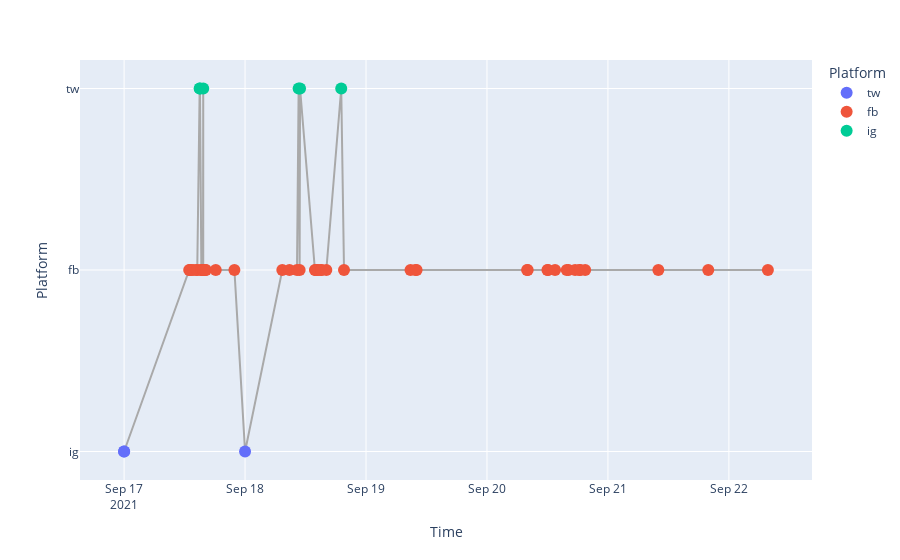

Source (notebook cell):
### Markdown cell above
Timeline of one image cross platform

### Code cell
selected_hash = '2551a5b85add964b'
df_one_hash = df[df['hash'] == selected_hash]

# Sort data by timestamp to connect dots chronologically
df_filtered = df_one_hash.sort_values(by='timestamp')

# Define the order of platforms
platform_order = ['ig', 'fb', 'tw']  # Change to your specific platform codes if different

# Convert platform to categorical type with a specific order
df_filtered['platform'] = pd.Categorical(df_filtered['platform'], categories=platform_order, ordered=True)

# Add a line trace with dark grey color connecting temporal succeeding dots (line comes first)
fig = px.line(
    df_filtered, 
    x='timestamp', 
    y='platform',  # Use platform directly (no jitter)
    line_shape='linear'
).update_traces(line_color='darkgrey')

# Now add the scatter plot on top (for bigger dots and color by platform)
scatter_fig = px.scatter(
    df_filtered,
    x='timestamp',             # Time of the post
    y='platform',              # Use platform directly (no jitter)
    color='platform',          # Color each point by platform (Instagram, Facebook, Twitter)
    hover_data=['img_id', 'party', 'name'],  # Additional hover data
    labels={'platform': 'Platform'},
    title=f'Timeline of Reposts for Image Hash: {selected_hash}',
    height=600,
    width=1000
).update_traces(marker=dict(size=12))  # Increase marker size here

# Combine the two plots: Line first, dots on top
fig.add_traces(scatter_fig.data)

# Update layout for better readability
fig.update_layout(
    yaxis_title='Platform',
    yaxis=dict(tickvals=list(range(len(platform_order))), ticktext=platform_order),  # Set y-ticks to fixed order
    xaxis_title='Time',
    legend_title='Platform',
    hovermode='closest',
)

# Show the plot
fig.show()

### Figure 1 — Plotly figure (JSON) as saved in the notebook; plotly's stock layout.template omitted (floating-point values rounded to 4 significant figures; data arrays with more than 128 entries replaced by an {"elided": "..."} marker saying what was removed)
{"data": [{"hovertemplate": "timestamp=%{x}<br>platform=%{y}<extra></extra>", "legendgroup": "", "line": {"color": "darkgrey", "dash": "solid", "shape": "linear"}, "marker": {"symbol": "circle"}, "mode": "lines", "name": "", "orientation": "v", "showlegend": false, "type": "scatter", "x": ["2021-09-17T00:00:00", "2021-09-17T00:00:00", "2021-09-17T12:54:58", "2021-09-17T13:05:42", "2021-09-17T13:09:52", "2021-09-17T13:41:26", "2021-09-17T14:22:12", "2021-09-17T14:30:53", "2021-09-17T14:59:37", "2021-09-17T15:03:05", "2021-09-17T15:19:55", "2021-09-17T15:23:09", "2021-09-17T15:36:49", "2021-09-17T15:39:16", "2021-09-17T15:42:00", "2021-09-17T15:42:09", "2021-09-17T15:55:41", "2021-09-17T16:05:46", "2021-09-17T16:13:48", "2021-09-17T18:10:58", "2021-09-17T21:53:10", "2021-09-18T00:00:00", "2021-09-18T07:23:19", "2021-09-18T08:48:32", "2021-09-18T10:18:18", "2021-09-18T10:37:42", "2021-09-18T10:49:32", "2021-09-18T10:54:51", "2021-09-18T13:51:54", "2021-09-18T14:01:57", "2021-09-18T14:10:40", "2021-09-18T14:25:55", "2021-09-18T15:05:38", "2021-09-18T15:07:13", "2021-09-18T16:07:30", "2021-09-18T19:04:54", "2021-09-18T19:37:59", "2021-09-19T08:49:28", "2021-09-19T09:49:11", "2021-09-19T10:02:08", "2021-09-20T07:57:53", "2021-09-20T08:04:31", "2021-09-20T11:59:41", "2021-09-20T12:07:07", "2021-09-20T13:30:36", "2021-09-20T15:49:26", "2021-09-20T16:10:26", "2021-09-20T17:29:07", "2021-09-20T18:25:01", "2021-09-20T18:25:56", "2021-09-20T19:28:55", "2021-09-21T10:00:09", "2021-09-21T19:54:12", "2021-09-22T07:44:17"], "xaxis": "x", "y": ["tw", "tw", "fb", "fb", "fb", "fb", "fb", "fb", "ig", "ig", "fb", "fb", "fb", "fb", "ig", "fb", "fb", "fb", "fb", "fb", "fb", "tw", "fb", "fb", "fb", "ig", "fb", "ig", "fb", "fb", "fb", "fb", "fb", "fb", "fb", "ig", "fb", "fb", "fb", "fb", "fb", "fb", "fb", "fb", "fb", "fb", "fb", "fb", "fb", "fb", "fb", "fb", "fb", "fb"], "yaxis": "y"}, {"customdata": [["tw_98327012_1438875421920092160", "afd", null], ["tw_26458162_1438817248504946693", "linke", "spdde"], ["tw_1104610087_1439152721173655552", "spd", null]], "hovertemplate": "Platform=%{y}<br>timestamp=%{x}<br>img_id=%{customdata[0]}<br>party=%{customdata[1]}<br>name=%{customdata[2]}<extra></extra>", "legendgroup": "tw", "marker": {"color": "#636efa", "size": 12, "symbol": "circle"}, "mode": "markers", "name": "tw", "orientation": "v", "showlegend": true, "type": "scatter", "x": ["2021-09-17T00:00:00", "2021-09-17T00:00:00", "2021-09-18T00:00:00"], "xaxis": "x", "y": ["tw", "tw", "tw"], "yaxis": "y"}, {"customdata": {"elided": "45x3 str values"}, "hovertemplate": "Platform=%{y}<br>timestamp=%{x}<br>img_id=%{customdata[0]}<br>party=%{customdata[1]}<br>name=%{customdata[2]}<extra></extra>", "legendgroup": "fb", "marker": {"color": "#EF553B", "size": 12, "symbol": "circle"}, "mode": "markers", "name": "fb", "orientation": "v", "showlegend": true, "type": "scatter", "x": ["2021-09-17T12:54:58", "2021-09-17T13:05:42", "2021-09-17T13:09:52", "2021-09-17T13:41:26", "2021-09-17T14:22:12", "2021-09-17T14:30:53", "2021-09-17T15:19:55", "2021-09-17T15:23:09", "2021-09-17T15:36:49", "2021-09-17T15:39:16", "2021-09-17T15:42:09", "2021-09-17T15:55:41", "2021-09-17T16:05:46", "2021-09-17T16:13:48", "2021-09-17T18:10:58", "2021-09-17T21:53:10", "2021-09-18T07:23:19", "2021-09-18T08:48:32", "2021-09-18T10:18:18", "2021-09-18T10:49:32", "2021-09-18T13:51:54", "2021-09-18T14:01:57", "2021-09-18T14:10:40", "2021-09-18T14:25:55", "2021-09-18T15:05:38", "2021-09-18T15:07:13", "2021-09-18T16:07:30", "2021-09-18T19:37:59", "2021-09-19T08:49:28", "2021-09-19T09:49:11", "2021-09-19T10:02:08", "2021-09-20T07:57:53", "2021-09-20T08:04:31", "2021-09-20T11:59:41", "2021-09-20T12:07:07", "2021-09-20T13:30:36", "2021-09-20T15:49:26", "2021-09-20T16:10:26", "2021-09-20T17:29:07", "2021-09-20T18:25:01", "2021-09-20T18:25:56", "2021-09-20T19:28:55", "2021-09-21T10:00:09", "2021-09-21T19:54:12", "2021-09-22T07:44:17"], "xaxis": "x", "y": ["fb", "fb", "fb", "fb", "fb", "fb", "fb", "fb", "fb", "fb", "fb", "fb", "fb", "fb", "fb", "fb", "fb", "fb", "fb", "fb", "fb", "fb", "fb", "fb", "fb", "fb", "fb", "fb", "fb", "fb", "fb", "fb", "fb", "fb", "fb", "fb", "fb", "fb", "fb", "fb", "fb", "fb", "fb", "fb", "fb"], "yaxis": "y"}, {"customdata": [["ig_doromartin_hamburg_CT7HJimM4KW", "unknown", "Dorothee Martin"], ["ig_achim_p_CT7Hi9xKxi9", "afd", "Achim Post, MdB"], ["ig_spdsalzkotten_CT7L_62ohAM", "spd", "SPD Salzkotten"], ["ig_spdniedersachsen_CT9N-BCsiif", "gruene", "SPD Niedersachsen"], ["ig_alptekin_kirci_CT9P7qOrAEH", "gruene", "Alptekin Kırcı"], ["ig_baldy.daniel_CT-IA7Ig-Ty", "unknown", "Daniel Baldy"]], "hovertemplate": "Platform=%{y}<br>timestamp=%{x}<br>img_id=%{customdata[0]}<br>party=%{customdata[1]}<br>name=%{customdata[2]}<extra></extra>", "legendgroup": "ig", "marker": {"color": "#00cc96", "size": 12, "symbol": "circle"}, "mode": "markers", "name": "ig", "orientation": "v", "showlegend": true, "type": "scatter", "x": ["2021-09-17T14:59:37", "2021-09-17T15:03:05", "2021-09-17T15:42:00", "2021-09-18T10:37:42", "2021-09-18T10:54:51", "2021-09-18T19:04:54"], "xaxis": "x", "y": ["ig", "ig", "ig", "ig", "ig", "ig"], "yaxis": "y"}], "layout": {"hovermode": "closest", "legend": {"title": {"text": "Platform"}, "tracegroupgap": 0}, "margin": {"t": 60}, "xaxis": {"anchor": "y", "domain": [0, 1], "title": {"text": "Time"}}, "yaxis": {"anchor": "x", "domain": [0, 1], "ticktext": ["ig", "fb", "tw"], "tickvals": [0, 1, 2], "title": {"text": "Platform"}}}}
